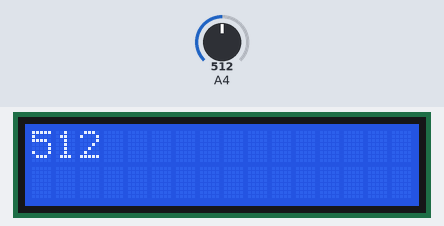
Bench run of a sketch on a simulated Arduino Uno, built with avr-gcc and run on an emulated ATmega328P. Shown: 16×2 character LCD. The test bench sets the inputs (shaded band); at power-on: A4 = 512.

Above: at 1.2 s.
1.3 s: A4 set to 716
At 2.8 s:
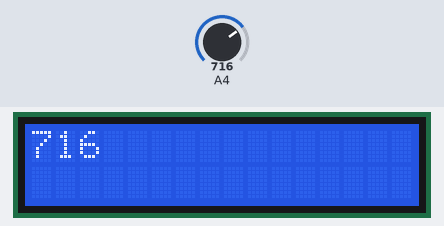
3.5 s: A4 set to 900
At 4.6 s:
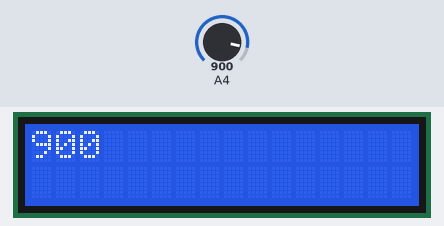
5.5 s: A4 set to 1023
At 7.5 s:
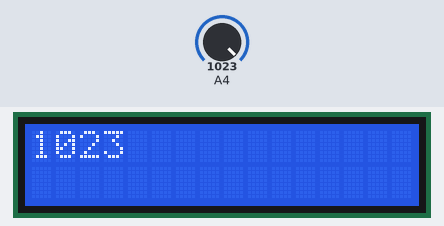
Timing chart, 0 to 9.0 s (numbered marks = the images above; inputs shaded):
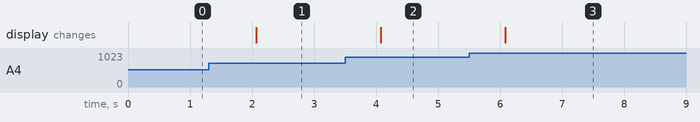

Measured:
- after the input at 1.3 s, the display: changes after 0.77 s (image 1)
- after the input at 3.5 s, the display: changes after 0.58 s (image 2)
- after the input at 5.5 s, the display: changes after 0.58 s (image 3)

The sketch:

Tempe_001.ino
```cpp
#include <LiquidCrystal.h>

LiquidCrystal lcd(8, 9, 4, 5, 6, 7);

int analogVCC = 17;
int analogSGN = 18;
int analogGND = 19;

void setup() {
  lcd.begin(16, 2);

  pinMode(analogVCC, OUTPUT);
  pinMode(analogGND, OUTPUT);
}

void loop() {
  // put your main code here, to run repeatedly:
  lcd.clear();
  lcd.setCursor(0, 0);

  digitalWrite(analogVCC, HIGH);
  digitalWrite(analogGND, LOW);

  int adc = analogRead(A4);
  lcd.print(adc);
  delay(1000);
}
```
